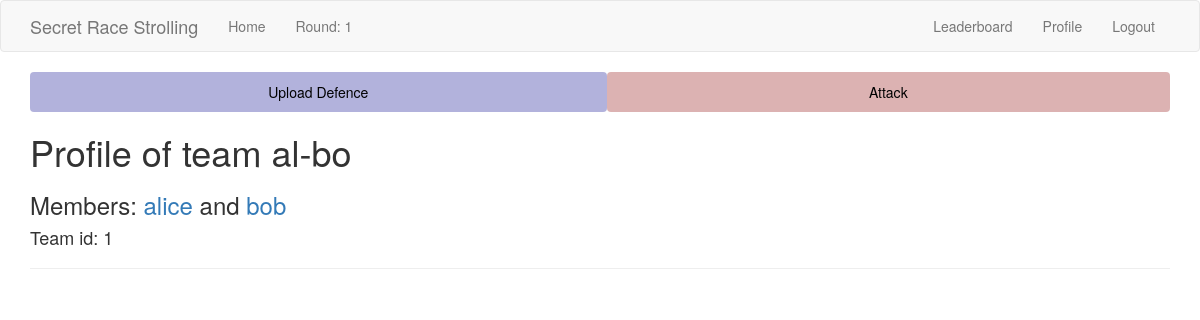
Page /team/al-bo (signed in) on the earlier database version.
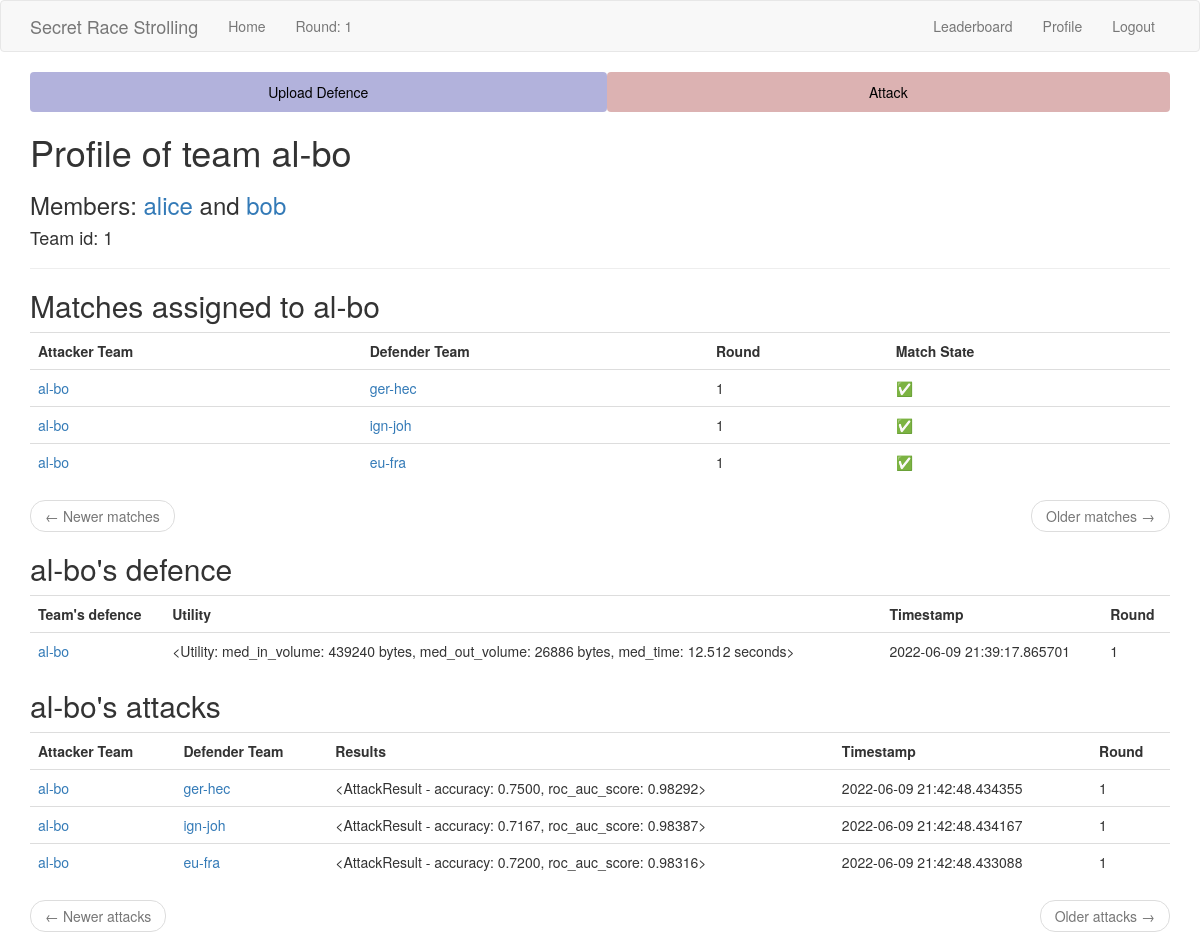
Same page on the later database version.
### app/models.py (models this page shows, shortened)
class Team(db.Model):
    id = db.Column(db.Integer, primary_key=True)
    team_name = db.Column(db.String(64), index=True, unique=True)
    member1_id = db.Column(db.Integer, db.ForeignKey("user.id"), unique=True)
    member2_id = db.Column(db.Integer, db.ForeignKey("user.id"), unique=True)
    defences = db.relationship(
        "Defence",
        backref="defender_team",
        foreign_keys="Defence.defender_team_id",
        lazy="dynamic",
    )
    defence_matches = db.relationship(
        "Match",
        backref="defender_team",
        foreign_keys="Match.defender_team_id",
        lazy="dynamic",
    )
    attack_matches = db.relationship(
        "Match",
        backref="attacker_team",
        foreign_keys="Match.attacker_team_id",
        lazy="dynamic",
    )
    def members(self) -> tuple[Optional[User], Optional[User]]:
        return (
            db.session.query(User).filter(User.id == self.member1_id).first(),
            db.session.query(User).filter(User.id == self.member2_id).first(),
        )
    def attacks(self) -> Query:
        self_attacks = (
            db.session.query(Match.id)
            .filter(Match.attacker_team_id == self.id)
            .subquery()
        )
        return db.session.query(Attack).join(
            self_attacks, self_attacks.c.id == Attack.match_id
        )

class User(UserMixin, db.Model):
    id = db.Column(db.Integer, primary_key=True)
    username = db.Column(db.String(64), index=True, unique=True)
    email = db.Column(db.String(96), index=True, unique=True)
    password_hash = db.Column(db.String(102))
    sciper = db.Column(db.Integer, unique=True)
    is_admin = db.Column(db.Boolean, default=False)
    def team(self) -> Optional["Team"]:
        return (
            db.session.query(Team)
            .filter(or_(Team.member1_id == self.id, Team.member2_id == self.id))
            .first()
        )
    def has_team(self) -> bool:
        return self.team() is not None

class Match(db.Model):
    id = db.Column(db.Integer, primary_key=True)
    defender_team_id = db.Column(db.Integer, db.ForeignKey("team.id"))
    attacker_team_id = db.Column(db.Integer, db.ForeignKey("team.id"))
    round = db.Column(db.Integer, index=True)
    __table_args__ = (
        db.UniqueConstraint(
            "defender_team_id",
            "attacker_team_id",
            "round",
            name="_match_pair_once_per_round",
        ),
    )
    attacks = db.relationship(
        "Attack",
        backref="match",
        foreign_keys="Attack.match_id",
        lazy="dynamic",
    )
    @staticmethod
    def paginate_and_itemize_match_query(
        matches: Query, page: int, matches_per_page: int, current_user_team: Team
    ) -> tuple[Pagination, list[dict]]:
        matches_sub = matches.subquery()
        attacks_done = (
            db.session.query(matches_sub.c.id)
            .join(Attack, Attack.match_id == matches_sub.c.id)
            .all()
        )
        attacks_done = [attack_done[0] for attack_done in attacks_done]
        paginated = matches.paginate(page, matches_per_page)
        matches_items = paginated.items
        for m in matches_items:
            m.match_done = m.id in attacks_done
        return paginated, matches_items

class Defence(db.Model):
    id = db.Column(db.Integer, primary_key=True)
    defender_team_id = db.Column(db.Integer, db.ForeignKey("team.id"))
    utility = db.Column(db.PickleType)
    timestamp = db.Column(db.DateTime, index=True, default=datetime.utcnow)
    round = db.Column(db.Integer, index=True)

class Attack(db.Model):
    id = db.Column(db.Integer, primary_key=True)
    match_id = db.Column(db.Integer, db.ForeignKey("match.id"))
    results = db.Column(db.PickleType)
    timestamp = db.Column(db.DateTime, index=True, default=datetime.utcnow)

### app/routes.py (the view)
@app.route("/team/<team_name>", methods=["GET"])
@login_required
def team(team_name):
    team = Team.query.filter_by(team_name=team_name).first_or_404()
    member1, member2 = team.members()
    page_match = request.args.get("page_match", 1, type=int)
    page_attack = request.args.get("page_attack", 1, type=int)
    pagination, matches_items = Match.paginate_and_itemize_match_query(
        team.attack_matches.order_by(Match.round.desc()),
        page_match,
        app.config["MATCHES_PER_TEAM"],
        current_user.team(),
    )
    match_next_url = (
        url_for(
            "team",
            team_name=team.team_name,
            page_match=pagination.next_num,
            page_attack=page_attack,  # we must not forget to propagate the attack page
        )
        if pagination.has_next
        else None
    )
    match_prev_url = (
        url_for(
            "team",
            team_name=team.team_name,
            page_match=pagination.prev_num,
            page_attack=page_attack,  # we must not forget to propagate the attack page
        )
        if pagination.has_prev
        else None
    )
    defence = team.defences.order_by(Defence.timestamp.desc()).first()
    attacks = (
        team.attacks()
        .order_by(Attack.timestamp.desc())
        .paginate(page_attack, app.config["MATCHES_PER_TEAM"], False)
    )
    attack_next_url = (
        url_for(
            "team",
            team_name=team.team_name,
            page_match=page_match,  # we must not forget to propagate the match page
            page_attack=attacks.next_num,
        )
        if attacks.has_next
        else None
    )
    attack_prev_url = (
        url_for(
            "team",
            team_name=team.team_name,
            page_match=page_match,  # we must not forget to propagate the match page
            page_attack=attacks.prev_num,
        )
        if attacks.has_prev
        else None
    )
    attacks_items = attacks.items
    return render_template(
        "team.html",
        team=team,
        member1=member1,
        member2=member2,
        matches=matches_items,
        attacks=attacks_items,
        defence=defence,
        match_next_url=match_next_url,
        match_prev_url=match_prev_url,
        attack_next_url=attack_next_url,
        attack_prev_url=attack_prev_url,
    )

### app/models.py (called while the page is built)
@login.user_loader
def load_user(id: int) -> User:
    return User.query.get(int(id))

    def __repr__(self):
        return "<Utility: \nmed_in_volume: {:.0f} bytes,\nmed_out_volume: {:.0f} bytes,\nmed_time: {:.3f} seconds>".format(
            abs(self.med_in_volume), self.med_out_volume, self.med_time
        )

    def __repr__(self) -> str:
        return "<AttackResult - accuracy: {:.4f}, roc_auc_score: {:.5f}>".format(
            self.accuracy, self.roc_auc_score
        )

### app/templates/team.html (shortened to what this page needs)
{% extends "base.html" %}
{% block app_content %}
<h1>Profile of team {{ team.team_name }}</h1>
<h3>Members: {% if member1 %} <a href="{{ url_for('user', username=member1.username) }}"> {{ member1.username }}</a>
    {% else %} <a href="{{ url_for('join_team', team_name=team.team_name) }}"> [Join {{ team.team_name }}]</a>
    {% endif %} and {% if member2 %} <a href="{{ url_for('user', username=member2.username) }}">
        {{ member2.username }}</a>
    {% else %} <a href="{{ url_for('join_team', team_name=team.team_name) }}"> [Join {{ team.team_name }}]</a>
    {% endif %}</3>
<h4>Team id: {{ team.id }}</h4>
<hr>
{% if matches %}
<h2>Matches assigned to {{ team.team_name }}</h2>
<table class="table table-hover">
    <tr>
        <th>Attacker Team</th>
        <th>Defender Team</th>
        <th>Round</th>
        <th>Match State</th>
    </tr>
    {% for match in matches %}
    {% include '_match.html' %}
    {% endfor %}
</table>
<nav aria-label="...">
    <ul class="pager">
        <li class="previous{% if not match_prev_url %} disabled{% endif %}">
            <a href="{{ match_prev_url or '#' }}">
                <span aria-hidden="true">&larr;</span> Newer matches
            </a>
        </li>
        <li class="next{% if not match_next_url %} disabled{% endif %}">
            <a href="{{ match_next_url or '#' }}">
                Older matches <span aria-hidden="true">&rarr;</span>
            </a>
        </li>
    </ul>
</nav>
{% endif %}
{% if defence %}
<h2>{{ team.team_name }}'s defence</h2>
<table class="table table-hover">
    <tr>
        <th>Team's defence</th>
        <th>Utility</th>
        <th>Timestamp</th>
        <th>Round</th>
    </tr>
    {% include '_defence.html' %}
{% endif %}
{% if attacks %}
<h2>{{ team.team_name }}'s attacks</h2>
<table class="table table-hover">
    <tr>
        <th>Attacker Team</th>
        <th>Defender Team</th>
        <th>Results</th>
        <th>Timestamp</th>
        <th>Round</th>
    </tr>
    {% for attack in attacks %}
    {% include '_attack.html' %}
    {% endfor %}
</table>
<nav aria-label="...">
    <ul class="pager">
        <li class="previous{% if not attack_prev_url %} disabled{% endif %}">
            <a href="{{ attack_prev_url or '#' }}">
                <span aria-hidden="true">&larr;</span> Newer attacks
            </a>
        </li>
        <li class="next{% if not attack_next_url %} disabled{% endif %}">
            <a href="{{ attack_next_url or '#' }}">
                Older attacks <span aria-hidden="true">&rarr;</span>
            </a>
        </li>
    </ul>
</nav>
{% endif %}
{% endblock %}

### app/templates/base.html (shortened to what this page needs)
{% extends 'bootstrap/base.html' %}
{% block navbar %}
<nav class="navbar navbar-default">
  <div class="container">
    <div class="navbar-header">
      <a
        class="navbar-brand"
        href="{{ url_for('index') }}"
      >Secret Race Strolling</a>
    </div>
    <div
      class="collapse navbar-collapse"
      id="bs-example-navbar-collapse-1"
    >
      <ul class="nav navbar-nav">
        <li><a href="{{ url_for('index') }}">Home</a></li>
        <li><a>Round: {{ config["ROUND"] }}</a></li>
      </ul>
      <ul class="nav navbar-nav navbar-right">
        {% if current_user.is_anonymous %}
        <li><a href="{{ url_for('login') }}">Login</a></li>
        {% else %}
        <li><a href="{{ url_for('leaderboard') }}">Leaderboard</a></li>
        <li><a href="{{ url_for('team', team_name=current_user.team().team_name) if current_user.has_team() else url_for('user', username=current_user.username)}}">Profile</a></li>
        <li><a href="{{ url_for('logout') }}">Logout</a></li>
        {% endif %}
      </ul>
    </div>
  </div>
</nav>
{% endblock %}
{% block content %}
<div class="container">
  <ul class="nav nav-pills nav-justified">
    {% if config["DEFENCE_PHASE"] %}
    <li class="nav-item">
      <a
        class="nav-link"
        style="background:rgba(0, 0, 139, 0.3);color:black"
        href="{{ url_for('defence') }}"
      >Upload Defence</a>
    </li>
    {% endif %}
    {% if config["ATTACK_PHASE"] %}
    <li class="nav-item">
      <a
        class="nav-link"
        style="background:rgba(139, 0, 0, 0.3);color:black"
        href="{{ url_for('attack') }}"
      >Attack</a>
    </li>
    {% endif %}
  </ul>
</div>
<div class="container">
  {% block app_content %}{% endblock %}
</div>
{% endblock %}

### app/templates/_match.html
<tr>
    <td>
        <a href="{{ url_for('team', team_name=match.attacker_team.team_name) }}">
            {{ match.attacker_team.team_name }}</a>
    </td>
    <td>
        <a href="{{ url_for('team', team_name=match.defender_team.team_name) }}">{{ match.defender_team.team_name }}
        </a>
    </td>
    <td>
        {{ match.round }}
    </td>
    <td>
        {% if match.match_done %} ✅ {% else %} ❌ {% endif %}
    </td>
</tr>

### app/templates/_defence.html
    <tr>
        <td>
            <a href="{{ url_for('team', team_name=defence.defender_team.team_name) }}">
                {{ defence.defender_team.team_name }}</a>
        </td>
        <td>
            {{ defence.utility }}
        </td>
        <td>
            {{ defence.timestamp }}
        </td>
        <td>
            {{ defence.round }}
        </td>
    </tr>
</table>

### app/templates/_attack.html
<tr>
    <td>
        <a href="{{ url_for('team', team_name=attack.match.attacker_team.team_name) }}">
            {{ attack.match.attacker_team.team_name }}</a>
    </td>
    <td>
        <a href="{{ url_for('team', team_name=attack.match.defender_team.team_name) }}">{{ attack.match.defender_team.team_name }}
        </a>
    </td>
    <td>
        {{ attack.results }}
    </td>
    <td>
        {{ attack.timestamp }}
    </td>
    <td>
        {{ attack.match.round }}
    </td>
</tr>

Differences in the rows shown:
shown differently, row unchanged: Team "al-bo": team_name (not shown) → "al-bo"; defender_team.team_name (not shown) → "al-bo"
added Match: attacker_team.team_name "al-bo", defender_team.team_name "ger-hec", round "1"
added Match: attacker_team.team_name "al-bo", defender_team.team_name "ign-joh", round "1"
added Match: attacker_team.team_name "al-bo", defender_team.team_name "eu-fra", round "1"
added Defence: utility "<Utility: med_in_volume: 439240 bytes, med_out_volume: 26886 bytes, med_time: 12.512 seconds>", timestamp "2022-06-09 21:39:17.865701", round "1"
added Attack: match.attacker_team.team_name "al-bo", match.defender_team.team_name "ger-hec", results "<AttackResult - accuracy: 0.7500, roc_auc_score: 0.98292>", timestamp "2022-06-09 21:42:48.434355", match.round "1"
added Attack: match.attacker_team.team_name "al-bo", match.defender_team.team_name "ign-joh", results "<AttackResult - accuracy: 0.7167, roc_auc_score: 0.98387>", timestamp "2022-06-09 21:42:48.434167", match.round "1"
added Attack: match.attacker_team.team_name "al-bo", match.defender_team.team_name "eu-fra", results "<AttackResult - accuracy: 0.7200, roc_auc_score: 0.98316>", timestamp "2022-06-09 21:42:48.433088", match.round "1"
Other differences:
text now shown: "Matches assigned to Attacker Team Defender Team Round Match State ← Newer matches Older matches → 's defence Team's defence Utility Timestamp Round 's attacks Attacker Team Defender Team Results Timestamp Round ← Newer attacks Older attacks →"
